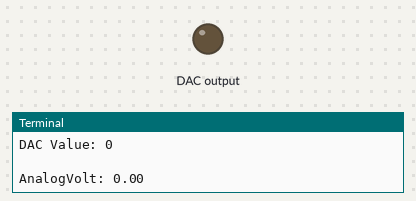
The program below on a simulated Raspberry Pi (BCM pin numbers). On the bench: output pins drawn as LEDs (lit = HIGH), the last lines printed to the terminal.

Above: at 0.1 s.
At 18.1 s:
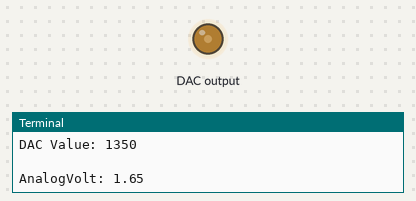
At 38.1 s:
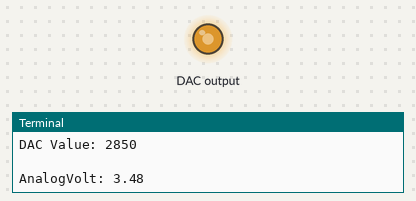
Timing chart, 0 to 39.6 s (numbered marks = the images above):
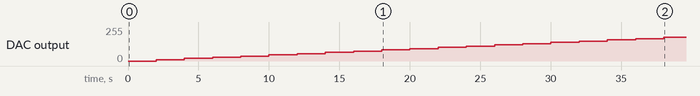

Measured:
- by itself, DAC output: moves from 0/255 to 177/255 over 36.0 s

The program:

test.py
```python
import time

# Import the MCP4725 module.
import Adafruit_MCP4725

# Create a DAC instance.
#dac = Adafruit_MCP4725.MCP4725()

# Note you can change the I2C address from its default (0x62), and/or the I2C
# bus by passing in these optional parameters:
dac = Adafruit_MCP4725.MCP4725(address=0x60, busnum=0)

# Loop forever alternating through different voltage outputs.
print('Press Ctrl-C to quit...')
while True:
    for x in range(0,4097,150):

        print(x)
        dac.set_voltage(x)
        #lcd.cursor_pos = (0,0)
        print("DAC Value: " + str(x))
        voltage = x/4096.0*5.0
        print("\nAnalogVolt: %.2f" % voltage)
        time.sleep(2)
        #lcd.clear()
```
